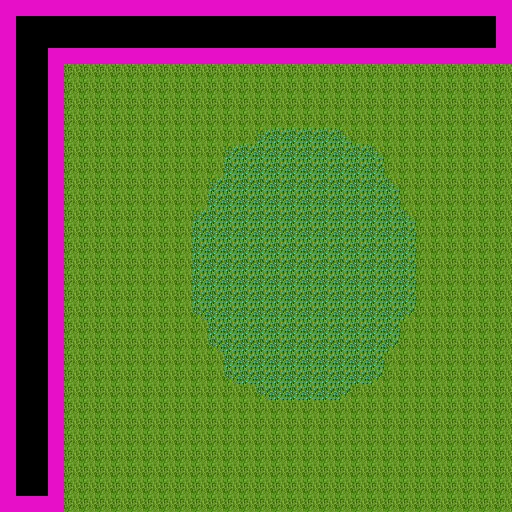

Below is a game level as drawn by its tile map, then a one-line description and the .tmx file that defines it, in full:
An orthogonal 32x32 tile map with 16x16 px tiles, 2 tile layers (walls, flowers), 3 tilesets and 1 object.

<map version="1.5" tiledversion="2021.03.23" orientation="orthogonal" renderorder="right-down" width="32" height="32" tilewidth="16" tileheight="16" infinite="0" nextlayerid="4" nextobjectid="2">
 <properties>
  <property name="default_pos" value="1,1" />
 </properties>
 <tileset firstgid="1" source="../tilesets/purple.tsx" />
 <tileset firstgid="65" source="../entity/entity_pink.tsx" />
 <tileset firstgid="77" source="../tilesets/flowers.tsx" />
 <layer id="1" name="walls" width="32" height="32">
  <data encoding="csv">
19,19,19,19,19,19,19,19,19,19,19,19,19,19,19,19,19,19,19,19,19,19,19,19,19,19,19,19,19,19,19,19,
19,0,0,0,0,0,0,0,0,0,0,0,0,0,0,0,0,0,0,0,0,0,0,0,0,0,0,0,0,0,0,19,
19,0,0,0,0,0,0,0,0,0,0,0,0,0,0,0,0,0,0,0,0,0,0,0,0,0,0,0,0,0,0,19,
19,0,0,19,19,19,19,19,19,19,19,19,19,19,19,19,19,19,19,19,19,19,19,19,19,19,19,19,19,19,19,19,
19,0,0,19,77,77,77,77,77,77,77,77,77,77,77,77,77,77,77,77,77,77,77,77,77,77,77,77,77,77,77,77,
19,0,0,19,77,77,77,77,77,77,77,77,77,77,77,77,77,77,77,77,77,77,77,77,77,77,77,77,77,77,77,77,
19,0,0,19,77,77,77,77,77,77,77,77,77,77,77,77,77,77,77,77,77,77,77,77,77,77,77,77,77,77,77,77,
19,0,0,19,77,77,77,77,77,77,77,77,77,77,77,77,77,77,77,77,77,77,77,77,77,77,77,77,77,77,77,77,
19,0,0,19,77,77,77,77,77,77,77,77,77,77,77,77,77,77,77,77,77,77,77,77,77,77,77,77,77,77,77,77,
19,0,0,19,77,77,77,77,77,77,77,77,77,77,77,77,77,77,77,77,77,77,77,77,77,77,77,77,77,77,77,77,
19,0,0,19,77,77,77,77,77,77,77,77,77,77,77,77,77,77,77,77,77,77,77,77,77,77,77,77,77,77,77,77,
19,0,0,19,77,77,77,77,77,77,77,77,77,77,77,77,77,77,77,77,77,77,77,77,77,77,77,77,77,77,77,77,
19,0,0,19,77,77,77,77,77,77,77,77,77,77,77,77,77,77,77,77,77,77,77,77,77,77,77,77,77,77,77,77,
19,0,0,19,77,77,77,77,77,77,77,77,77,77,77,77,77,77,77,77,77,77,77,77,77,77,77,77,77,77,77,77,
19,0,0,19,77,77,77,77,77,77,77,77,77,77,77,77,77,77,77,77,77,77,77,77,77,77,77,77,77,77,77,77,
19,0,0,19,77,77,77,77,77,77,77,77,77,77,77,77,77,77,77,77,77,77,77,77,77,77,77,77,77,77,77,77,
19,0,0,19,77,77,77,77,77,77,77,77,77,77,77,77,77,77,77,77,77,77,77,77,77,77,77,77,77,77,77,77,
19,0,0,19,77,77,77,77,77,77,77,77,77,77,77,77,77,77,77,77,77,77,77,77,77,77,77,77,77,77,77,77,
19,0,0,19,77,77,77,77,77,77,77,77,77,77,77,77,77,77,77,77,77,77,77,77,77,77,77,77,77,77,77,77,
19,0,0,19,77,77,77,77,77,77,77,77,77,77,77,77,77,77,77,77,77,77,77,77,77,77,77,77,77,77,77,77,
19,0,0,19,77,77,77,77,77,77,77,77,77,77,77,77,77,77,77,77,77,77,77,77,77,77,77,77,77,77,77,77,
19,0,0,19,77,77,77,77,77,77,77,77,77,77,77,77,77,77,77,77,77,77,77,77,77,77,77,77,77,77,77,77,
19,0,0,19,77,77,77,77,77,77,77,77,77,77,77,77,77,77,77,77,77,77,77,77,77,77,77,77,77,77,77,77,
19,0,0,19,77,77,77,77,77,77,77,77,77,77,77,77,77,77,77,77,77,77,77,77,77,77,77,77,77,77,77,77,
19,0,0,19,77,77,77,77,77,77,77,77,77,77,77,77,77,77,77,77,77,77,77,77,77,77,77,77,77,77,77,77,
19,0,0,19,77,77,77,77,77,77,77,77,77,77,77,77,77,77,77,77,77,77,77,77,77,77,77,77,77,77,77,77,
19,0,0,19,77,77,77,77,77,77,77,77,77,77,77,77,77,77,77,77,77,77,77,77,77,77,77,77,77,77,77,77,
19,0,0,19,77,77,77,77,77,77,77,77,77,77,77,77,77,77,77,77,77,77,77,77,77,77,77,77,77,77,77,77,
19,0,0,19,77,77,77,77,77,77,77,77,77,77,77,77,77,77,77,77,77,77,77,77,77,77,77,77,77,77,77,77,
19,0,0,19,77,77,77,77,77,77,77,77,77,77,77,77,77,77,77,77,77,77,77,77,77,77,77,77,77,77,77,77,
19,0,0,19,77,77,77,77,77,77,77,77,77,77,77,77,77,77,77,77,77,77,77,77,77,77,77,77,77,77,77,77,
19,19,19,19,77,77,77,77,77,77,77,77,77,77,77,77,77,77,77,77,77,77,77,77,77,77,77,77,77,77,77,77
</data>
 </layer>
 <layer id="3" name="flowers" width="32" height="32">
  <data encoding="csv">
0,0,0,0,0,0,0,0,0,0,0,0,0,0,0,0,0,0,0,0,0,0,0,0,0,0,0,0,0,0,0,0,
0,0,0,0,0,0,0,0,0,0,0,0,0,0,0,0,0,0,0,0,0,0,0,0,0,0,0,0,0,0,0,0,
0,0,0,0,0,0,0,0,0,0,0,0,0,0,0,0,0,0,0,0,0,0,0,0,0,0,0,0,0,0,0,0,
0,0,0,0,0,0,0,0,0,0,0,0,0,0,0,0,0,0,0,0,0,0,0,0,0,0,0,0,0,0,0,0,
0,0,0,0,0,0,0,0,0,0,0,0,0,0,0,0,0,0,0,0,0,0,0,0,0,0,0,0,0,0,0,0,
0,0,0,0,0,0,0,0,0,0,0,0,0,0,0,0,0,0,0,0,0,0,0,0,0,0,0,0,0,0,0,0,
0,0,0,0,0,0,0,0,0,0,0,0,0,0,0,0,0,0,0,0,0,0,0,0,0,0,0,0,0,0,0,0,
0,0,0,0,0,0,0,0,0,0,0,0,0,0,0,0,0,0,0,0,0,0,0,0,0,0,0,0,0,0,0,0,
0,0,0,0,0,0,0,0,0,0,0,0,0,0,0,0,85,81,81,81,81,89,0,0,0,0,0,0,0,0,0,0,
0,0,0,0,0,0,0,0,0,0,0,0,0,0,85,81,81,81,81,81,81,81,81,89,0,0,0,0,0,0,0,0,
0,0,0,0,0,0,0,0,0,0,0,0,0,0,81,81,81,81,81,81,81,81,81,81,0,0,0,0,0,0,0,0,
0,0,0,0,0,0,0,0,0,0,0,0,0,85,81,81,81,81,81,81,81,81,81,81,89,0,0,0,0,0,0,0,
0,0,0,0,0,0,0,0,0,0,0,0,0,81,81,81,81,81,81,81,81,81,81,81,81,0,0,0,0,0,0,0,
0,0,0,0,0,0,0,0,0,0,0,0,85,81,81,81,81,81,81,81,81,81,81,81,81,89,0,0,0,0,0,0,
0,0,0,0,0,0,0,0,0,0,0,0,81,81,81,81,81,81,81,81,81,81,81,81,81,81,0,0,0,0,0,0,
0,0,0,0,0,0,0,0,0,0,0,0,81,81,81,81,81,81,81,81,81,81,81,81,81,81,0,0,0,0,0,0,
0,0,0,0,0,0,0,0,0,0,0,0,81,81,81,81,81,81,81,81,81,81,81,81,81,81,0,0,0,0,0,0,
0,0,0,0,0,0,0,0,0,0,0,0,81,81,81,81,81,81,81,81,81,81,81,81,81,81,0,0,0,0,0,0,
0,0,0,0,0,0,0,0,0,0,0,0,81,81,81,81,81,81,81,81,81,81,81,81,81,81,0,0,0,0,0,0,
0,0,0,0,0,0,0,0,0,0,0,0,93,81,81,81,81,81,81,81,81,81,81,81,81,97,0,0,0,0,0,0,
0,0,0,0,0,0,0,0,0,0,0,0,0,81,81,81,81,81,81,81,81,81,81,81,81,0,0,0,0,0,0,0,
0,0,0,0,0,0,0,0,0,0,0,0,0,93,81,81,81,81,81,81,81,81,81,81,97,0,0,0,0,0,0,0,
0,0,0,0,0,0,0,0,0,0,0,0,0,0,81,81,81,81,81,81,81,81,81,81,0,0,0,0,0,0,0,0,
0,0,0,0,0,0,0,0,0,0,0,0,0,0,93,81,81,81,81,81,81,81,81,97,0,0,0,0,0,0,0,0,
0,0,0,0,0,0,0,0,0,0,0,0,0,0,0,0,93,81,81,81,81,97,0,0,0,0,0,0,0,0,0,0,
0,0,0,0,0,0,0,0,0,0,0,0,0,0,0,0,0,0,0,0,0,0,0,0,0,0,0,0,0,0,0,0,
0,0,0,0,0,0,0,0,0,0,0,0,0,0,0,0,0,0,0,0,0,0,0,0,0,0,0,0,0,0,0,0,
0,0,0,0,0,0,0,0,0,0,0,0,0,0,0,0,0,0,0,0,0,0,0,0,0,0,0,0,0,0,0,0,
0,0,0,0,0,0,0,0,0,0,0,0,0,0,0,0,0,0,0,0,0,0,0,0,0,0,0,0,0,0,0,0,
0,0,0,0,0,0,0,0,0,0,0,0,0,0,0,0,0,0,0,0,0,0,0,0,0,0,0,0,0,0,0,0,
0,0,0,0,0,0,0,0,0,0,0,0,0,0,0,0,0,0,0,0,0,0,0,0,0,0,0,0,0,0,0,0,
0,0,0,0,0,0,0,0,0,0,0,0,0,0,0,0,0,0,0,0,0,0,0,0,0,0,0,0,0,0,0,0
</data>
 </layer>
 <objectgroup id="2" name="entities">
  <object id="1" gid="69" x="128" y="128" width="16" height="32">
   <properties>
    <property name="chaser_speed" type="int" value="2" />
    <property name="file" value="res/data/entity/dir_chaser_tall.json" />
   </properties>
  </object>
 </objectgroup>
</map>
